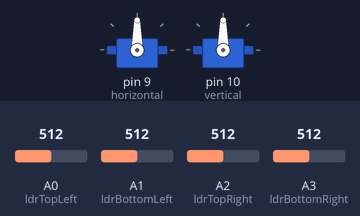
A sketch run on a simulated Arduino Uno, built with avr-gcc and run on an emulated ATmega328P. Shown: 2 × servo. Inputs (shaded band) come from the test bench; at power-on: A0 (ldrTopLeft) = 512, A1 (ldrBottomLeft) = 512, A2 (ldrTopRight) = 512, A3 (ldrBottomRight) = 512.

Above: at 1.7 s.
1.8 s: A0 (ldrTopLeft) set to 681
3.3 s: A0 (ldrTopLeft) set to 705
At 3.89 s:
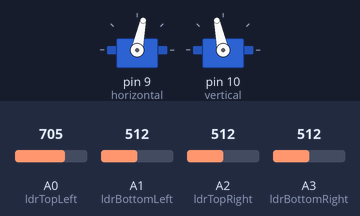
6.3 s: A1 (ldrBottomLeft) set to 482
At 6.3 s:
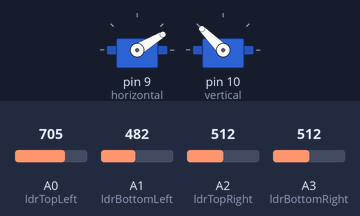
7.8 s: A2 (ldrTopRight) set to 480
At 10.3 s:
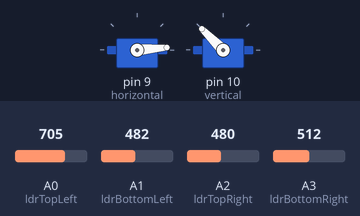
10.8 s: A3 (ldrBottomRight) set to 992
At 11.58 s:
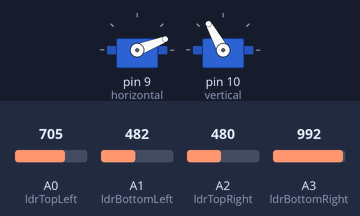
13.8 s: A2 (ldrTopRight) set to 306
At 15.8 s:
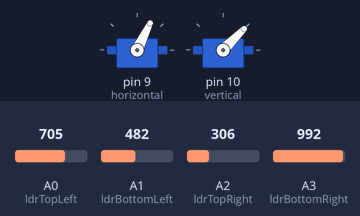
Timing chart, 0 to 17.3 s (numbered marks = the images above; inputs shaded):
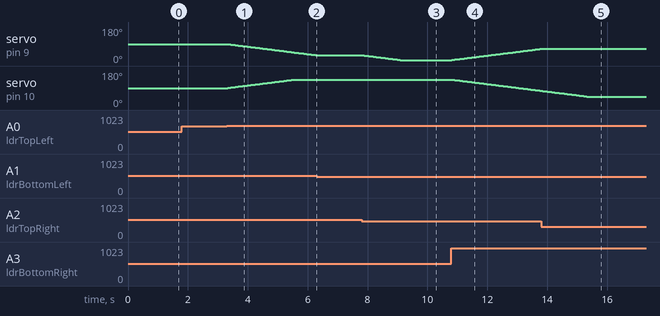

Measured:
- the behaviour switches between 693 and 694 on A0 (ldrTopLeft) (found by bisection; images 0 and 1)
- the behaviour switches between 501 and 500 on A1 (ldrBottomLeft) (found by bisection; images 1 and 2)
- the behaviour switches between 494 and 493 on A2 (ldrTopRight) (found by bisection; images 2 and 3)
- after the input at 1.8 s, every drawn part: stays the same
- after the input at 3.3 s, servo on pin 9 (horizontal): moves from 90° to 31° over 2.9 s, starting at once; servo on pin 10 (vertical): moves from 90° to 135° over 2.2 s, starting at once
- after the input at 6.3 s, servo on pin 9 (horizontal): stays 31° (without the input it goes to 30° after 0.02 s)
- after the input at 7.8 s, servo on pin 9 (horizontal): moves from 31° to 5° over 1.3 s, starting at once
- after the input at 10.8 s, servo on pin 9 (horizontal): moves from 5° to 64° over 2.9 s, starting at once; servo on pin 10 (vertical): moves from 135° to 76° over 2.9 s, starting at once
- after the input at 13.8 s, servo on pin 9 (horizontal): stays 64° (without the input it goes to 65° after 0.00 s)

The sketch:

solar_follower_V5.ino
```cpp
#include <Servo.h>
//   :)  :skull: frfr ong

Servo horizontal; // horizontal servo
int ServoH = 90;
int ServoHLimitHigh = 175;
int ServoHLimitLow = 5;
// 65 degrees MAX

///Servo horizontal2; // horizontal servo 2
///the above code can be deleted/cloned/enabled to add/remove more solar followers
///this one is for horizontal servo

Servo vertical; // vertical servo
int ServoV = 90;
int ServoVLimitHigh = 135;
int ServoVLimitLow = 45;

///Servo vertical2; // vertical servo
///the above code can be deleted/cloned/enabled to add/remove more solar followers
///this one is for verticle servo


// LDR pin connections
// name = analogpin;
int ldrTopLeft = A0; //LDR top left, connect to pin A0
int ldrTopRight = A2; //LDR top rigt - connect to pin A2
int ldrBottomLeft = A1; //LDR bottom left - connect to pin A1
int ldrBottomRight = A3; //ldr bottom rigt - connect to pin A3

void setup(){
horizontal.attach(9); ///connect bottom servo signal pin to pin 9
vertical.attach(10);  ///connect top servo signal pin to pin 10

///horizontal2.attach(11); ///optional to add more followers
///vertical2.attach(12);  ///optional to add more followers

horizontal.write(90); //set inital H servo angle to 90
vertical.write(90); //set inital V servo angle to 90

///horizontal2.write(90); ///optional to add more followers
///vertical2.write(90); ///optional to add more followers

delay(500);
}

///Gets Values from the LDR sensors
void loop() {
int TopLeft = analogRead(ldrTopLeft); // top left
int TopRight = analogRead(ldrTopRight); // top right
int BottomLeft = analogRead(ldrBottomLeft); // down left
int BottomRight = analogRead(ldrBottomRight); // down right


int dtime = 50; int tollerance = 90; // dtime=diffirence time,

///take raw data from LDR sensors and average them
int AverageTopValue = (TopLeft + TopRight) / 2; // average value top
int AverageBottomValue = (BottomLeft + BottomRight) / 2; // average value down
int AverageLeftValue = (TopLeft + BottomLeft) / 2; // average value left
int AverageRightValue = (TopRight + BottomRight) / 2; // average value right
int VerticleDifference = AverageTopValue - AverageBottomValue; // Gets verticle Difference
int HorizontalDifference = AverageLeftValue - AverageRightValue;// Gets Horizontal Difference


///Moves servo based on LDR sensorss


//Verticle movement
if (-1*tollerance > VerticleDifference || VerticleDifference > tollerance) // If the verticle difference is within the TOLERANCE variable it moves. If it isnt, dont move.
 {
 if (AverageTopValue > AverageBottomValue)
 {
 ServoV = ++ServoV; // ++ means start counting up. eg: ServoV = 1. ServoV = ++ServoV = 1,2,3,4,5,6,7,8
 if (ServoV > ServoVLimitHigh)
 {ServoV = ServoVLimitHigh;} //makes sure it does not go over the limit
 }
 else if (AverageTopValue < AverageBottomValue)
 {ServoV= --ServoV;
 if (ServoV < ServoVLimitLow) //if ServoV value is bigger than the ServoV Limit
 { ServoV = ServoVLimitLow;} //makes sure it does not go over the limit
 }


}


//Horizontal Movement (most of the stuff here is the exact same as Verticle movement.)
if (-1*tollerance > HorizontalDifference || HorizontalDifference > tollerance)
 {
 if (AverageLeftValue > AverageRightValue)
 {
 ServoH = --ServoH;
 if (ServoH < ServoHLimitLow)
 {ServoH = ServoHLimitLow;}
 }
 else if (AverageLeftValue < AverageRightValue)
 {ServoH = ++ServoH;
 if (ServoH > ServoHLimitHigh)
 {ServoH = ServoHLimitHigh;}
 }
 else if (AverageLeftValue = AverageRightValue)

 {delay(5000);}

}


//makes the servo move
vertical.write(ServoV);
horizontal.write(ServoH);

///vertical2.write(ServoV); ///<optional to add more followers
///horizontal2.write(ServoH); ///<optional to add more followers

//How long the program should wait before doing it all over again.
  delay(dtime);

}
```
